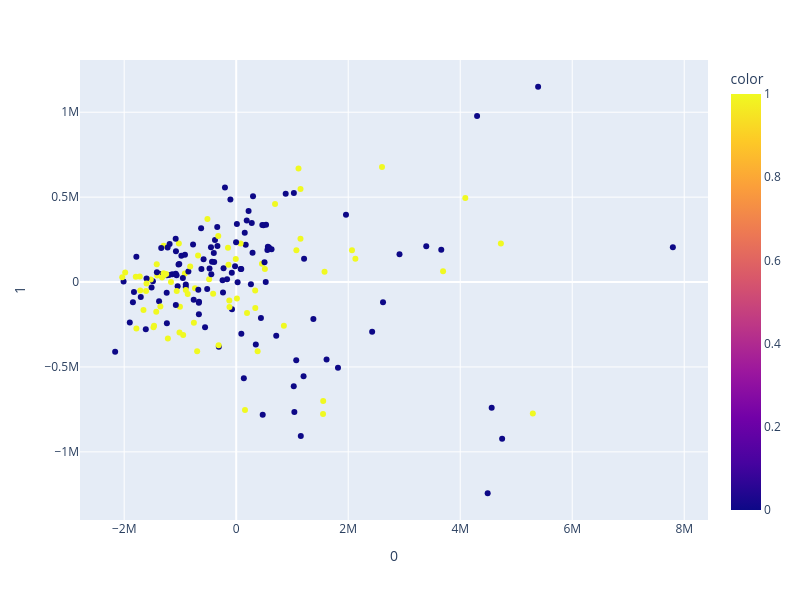

The notebook cell this image was saved under:
### Code cell
import plotly.express as px
from sklearn.decomposition import PCA

# Assuming count_matrix_raw is the data matrix you are using for PCA
# And m is a categorical variable you want to use for coloring the scatter plot
pca = PCA(n_components=2)

# Fit the PCA and transform the data
components = pca.fit_transform(count_matrix_raw.T)

# Create the scatter plot with discrete coloring for the categories in m
fig = px.scatter(components, x=0, y=1, color=m)

# Set custom width and height
fig.update_layout(
    width=800,  # Adjust width as needed
    height=600  # Adjust height as needed
)

# Save the plot to an HTML file
#fig.write_html("pca_batch(filtered_ad_non_ad_mrn_batch_corrected).html")

# Show the plot
fig.show()

### Figure 1 — Plotly figure (JSON) as saved in the notebook; plotly's stock layout.template omitted (floating-point values rounded to 4 significant figures; data arrays with more than 128 entries replaced by an {"elided": "..."} marker saying what was removed)
{"data": [{"hovertemplate": "0=%{x}<br>1=%{y}<br>color=%{marker.color}<extra></extra>", "legendgroup": "", "marker": {"color": {"elided": "188 int values"}, "coloraxis": "coloraxis", "symbol": "circle"}, "mode": "markers", "name": "", "orientation": "v", "showlegend": false, "type": "scatter", "x": {"elided": "188 float values"}, "xaxis": "x", "y": {"elided": "188 float values"}, "yaxis": "y"}], "layout": {"coloraxis": {"colorbar": {"title": {"text": "color"}}, "colorscale": [[0, "#0d0887"], [0.1111, "#46039f"], [0.2222, "#7201a8"], [0.3333, "#9c179e"], [0.4444, "#bd3786"], [0.5556, "#d8576b"], [0.6667, "#ed7953"], [0.7778, "#fb9f3a"], [0.8889, "#fdca26"], [1, "#f0f921"]]}, "height": 600, "legend": {"tracegroupgap": 0}, "margin": {"t": 60}, "width": 800, "xaxis": {"anchor": "y", "autorange": true, "domain": [0, 1], "range": [-2790000.0, 8425000.0], "title": {"text": "0"}, "type": "linear"}, "yaxis": {"anchor": "x", "autorange": true, "domain": [0, 1], "range": [-1401000.0, 1308000.0], "title": {"text": "1"}, "type": "linear"}}}
